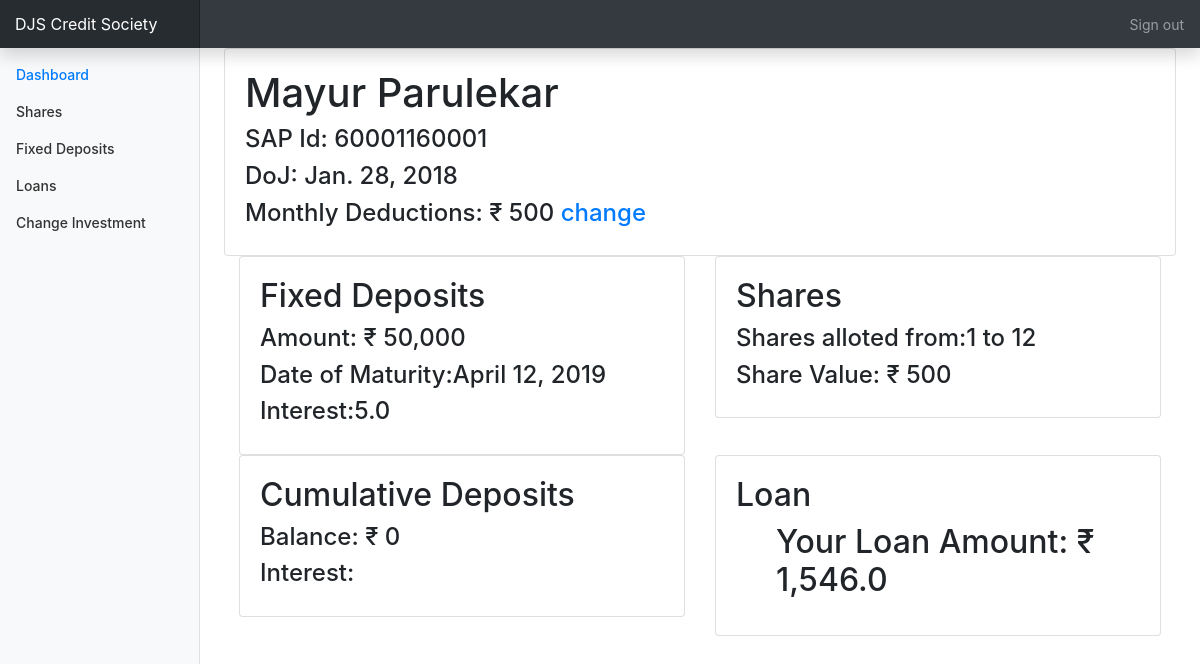
The page /status/details (signed in) on the database as committed earlier.
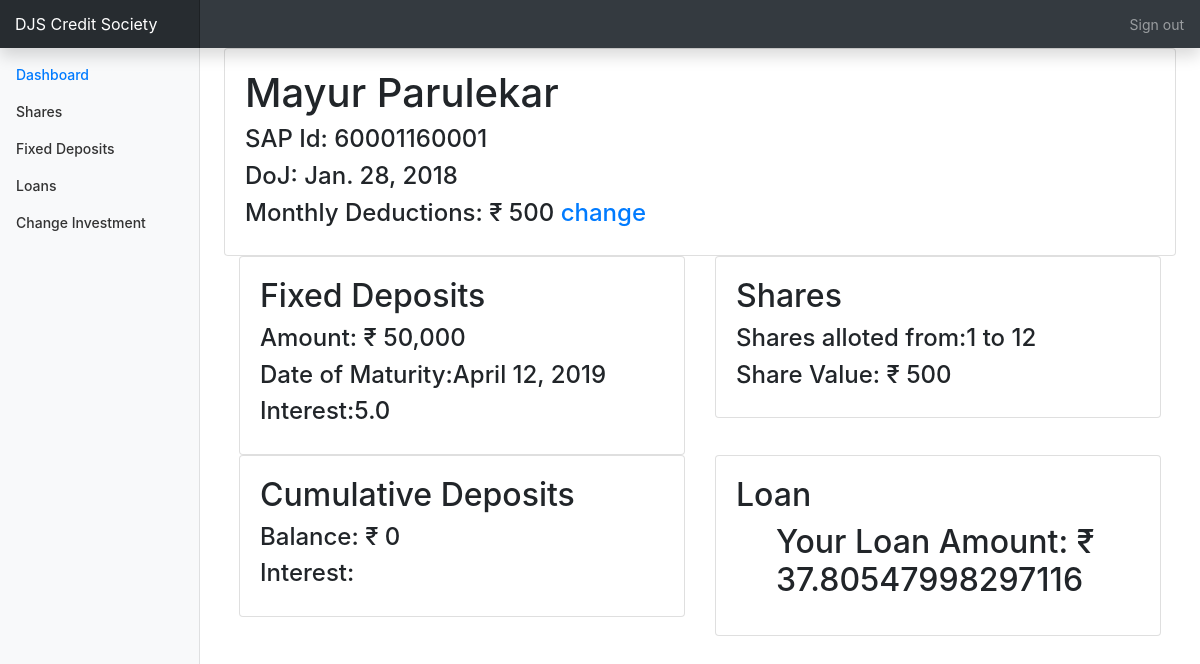
The same page on the database as committed later.
### status/models.py (models this page shows, shortened)
class Account(models.Model):
    accountnumber=models.IntegerField(null=False,unique=True)
    username=models.ForeignKey(User,on_delete=models.SET_NULL,null=True,unique=True)
    name=models.CharField(max_length=50,null=False)
    sapid=models.IntegerField(null=False,unique=True)
    dateofjoining=models.DateField(null=False)
    sharevalue=models.IntegerField(default=0,null=False)
    shareamount=models.IntegerField(default=0,null=False)
    sharebalance=models.IntegerField(default=0)
    cdamount=models.IntegerField(default=0)
    cdbalance=models.IntegerField(default=0)
    totalamount=models.IntegerField(default=0)
    sharesstartingnumber=models.IntegerField(null=True)
    sharesendingnumber=models.IntegerField(null=True)
    isloantaken=models.BooleanField(default=False)
    longloanamount=models.FloatField(blank=True,null=True)
    longloanprinciple=models.FloatField(blank=True,null=True)
    longloanperiod=models.IntegerField(blank=True,null=True)
    longloaninterestamount=models.FloatField(blank=True,null=True)
    longloanbalance=models.FloatField(blank=True,null=True)
    longloanemi=models.FloatField(blank=True,null=True)
    emerloanamount=models.FloatField(blank=True,null=True)
    emerloanprinciple=models.FloatField(blank=True,null=True)
    emerloanperiod=models.IntegerField(blank=True,null=True)
    emerloaninterestamount=models.FloatField(blank=True,null=True)
    emerloanbalance=models.FloatField(blank=True,null=True)
    emerloanemi=models.IntegerField(blank=True,null=True)
    fdcapital=models.IntegerField(default=True,null=True)
    fdmaturitydate=models.DateField(null=True)

### status/views.py (the view)
# urls.py: path('details',views.details,name="details"),
@login_required
def details(request):
    current_user_id=request.user.username
    name=str(Account.name)
    Accountholder=Account.objects.filter(username__username__icontains=current_user_id).get()
    Interests=interests.objects.all
    Final_new_change =0
    if request.method=="POST":
        New_money_change = change_MoneyForm(request.POST)
        if New_money_change.is_valid():
            Final_new_change = New_money_change.cleaned_data['new_amount']
            subject = 'This guy wants to change his monthly deduction'
            message = Accountholder.name +" : "+str(Final_new_change)
            email_from = settings.EMAIL_HOST_USER
            recipient_list = ['jatinhdalvi@gmail.com','aashulikabra@gmail.com','champtem11@gmail.com']
            send_mail( subject, message, email_from, recipient_list )
            print("mail sent")
    else:
        New_money_change=change_MoneyForm()
    print(Final_new_change)
    date = Accountholder.dateofjoining
    print("loan")
    print(Accountholder.isloantaken)
    context={
    'name':name,
    'Accountholder':Accountholder,
    'date':date,
    'Interests':Interests,
    'dashboard':"active",
    }
    return render(request,'dashboard.html',context=context)

### status/templates/dashboard.html (shortened to what this page needs)
{%extends 'details.html'%}
{% load humanize %}
{%block content%}
<main role="main" class="col-md-9 ml-sm-auto col-lg-10 px-4">
  <div>
    <div class="card">
      <div class="card-body">
        <h1>{{Accountholder.name}} </h1>
        <h4>SAP Id: {{Accountholder.sapid}}</h4>
        <h4>DoJ: {{date}}</h4>
        <h4>Monthly Deductions: &#x20b9; {{Accountholder.shareamount|intcomma }}
          <a href="#modal">change</a>
        </h4>
      </div>
    </div>
    <div class="container">
      <div class="row">
        <div class="col">
          <div class="card">
            <div class="card-body">
              <h2>Fixed Deposits </h2>
              <h4>Amount: &#x20b9; {{ Accountholder.fdcapital|intcomma }}</h4>
              <h4>Date of Maturity:{{Accountholder.fdmaturitydate}}</h4>
              {%for i in Interests%}
              <h4>Interest:{{i.fdinterest}} </h4>
              {%endfor%}
            </div>
          </div>
        </div>
        <div class="col">
          <div class="card">
            <div class="card-body">
              <h2>Shares</h2>
              <h4>Shares alloted from:{{Accountholder.sharesstartingnumber}} to {{Accountholder.sharesendingnumber}}</h4>
              <h4>Share Value: &#x20b9; {{Accountholder.shareamount|intcomma }}</h4>
            </div>
          </div>
        </div>
      </div>
    </div>
    <div class="container">
      <div class="row">
        <div class="col">
          <div class="card">
            <div class="card-body">
              <h2>Cumulative Deposits </h2>
              <h4>Balance: &#x20b9; {{ Accountholder.cdbalance|intcomma }}</h4>
              <h4>Interest:{{Accountholder.cdinterest}} </h4>
            </div>
          </div>
        </div>
        <div class="col">
          <div class="card">
            <div class="card-body">
              <h2>Loan</h2>
              <ul>
                {% if Accountholder.isloantaken is True %}
                <h2>Your Loan Amount: &#x20b9; {{ Accountholder.longloanprinciple|intcomma  }}</h2>
                {% else %}
                <h1>{{Accountholder.isloantaken}}hi</h1>
                <h1>you have no loans due</h1>
                <h4>Request Loan
                  <a href="../status/Loanuser" style="font-size:0.8rem;"> Loan </a>
                </h4>
                {% endif %}
              </ul>
            </div>
          </div>
        </div>
      </div>
</main>
{%endblock%}

Rows that differ between the two databases and show on the page:
changed Account "Mayur Parulekar": longloanprinciple "1,546.0" → "37.80547998297116"
